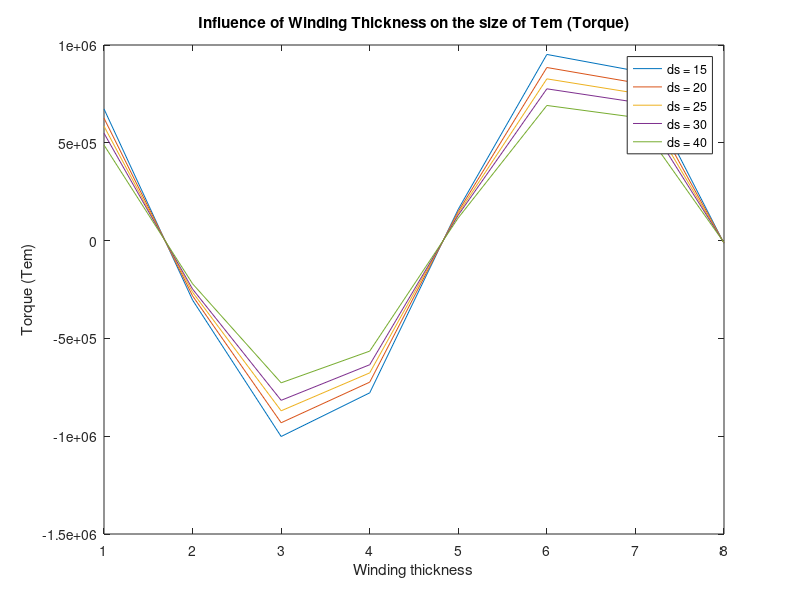

Here is the MATLAB script that generated this plot:
% Define constant parameters
dFe = 7;                                    % Rotor disk thickness
Tpm = 25;                                   % Magnetic pitch 25◦
Di = 80;                                    % Inner diameter of PM 
Do = 150;                                   % Outer diameter of PM 
Tp = 1;                                     % Pole pitch 
Ia = 2 * 10;                                % Electrical current
dag = 1;                                    % Air gap thickness 
Kw = 0.966;                                 % Winding factor
p = 4;                                      % Number of pole pairs
f = 50;                                     % Frequency
m = 3;                                      % Number of phases
Ur = 1;                                     % Relative permeability of steel.
Urec = 1;                                   % µr the relative permeability of steel.
Br = 1;                                     % Remanent magnetic flux density
N1 = 6;                                     % Number of turns per coil
lfe = 1;                                    % Assumed

% Define varying parameters
ds_values = [15, 20, 25, 30, 40]; % Different winding thickness values

figure; % Create figure outside the loop

for j = 1:length(ds_values)
    ds = ds_values(j);
    
    % Initialize arrays to store values of varying parameters
    Tem_values = zeros(8, 1);
    for i = 1:8
        Ksat = 1 + ((lfe) / (2 * Ur) * (dag + 0.5 * dFe));
        Bz = Br / (1 + (Urec * ((dag + 0.5 * ds) / Di) * Ksat));
        ai = (Tpm + i) / Tp;
        Phi = cos(ai) * Bz * (pi / 8 * p) * (Do^2 - Di^2);
        E = pi * sqrt(2) * f * N1 * Kw * Phi;
        Tem = (1 / 4) * cos(ai) * Bz * m * Ia * N1 * Kw * (Do^2 - Di^2);
        Tem_values(i) = Tem;
    end
    % Plot results
    plot(1:8, Tem_values, 'DisplayName', ['ds = ' num2str(ds)]);
    hold on;
end

xlabel('Winding thickness');
ylabel('Torque (Tem)');
title('Influence of Winding Thickness on the size of Tem (Torque)');
legend('Location', 'Best');
